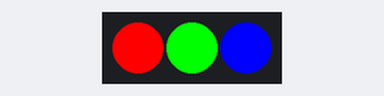
The sketch below on a simulated Arduino Uno, built with avr-gcc and run on an emulated ATmega328P. Shown: 3 RGB LEDs in strip order, left to right.

Above: at 0.2 s.
At 0.7 s:
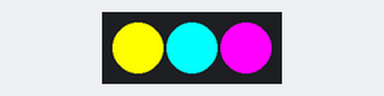
At 2.7 s:
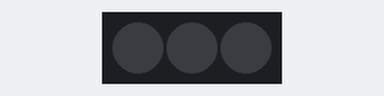
Timing chart, 0 to 3.5 s (numbered marks = the images above):
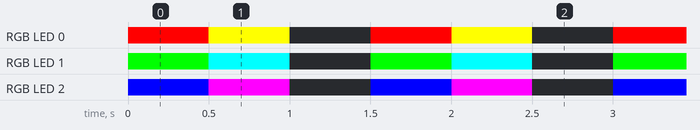

The sketch:

rgb_sequence.ino
```cpp
// Source: PULSAR RP2350 technical wiki, 3-WS2812B-Implementation.md

#include <Adafruit_NeoPixel.h>

#define WS_PIN 1
#define LED_COUNT 3

Adafruit_NeoPixel pixels(LED_COUNT, WS_PIN, NEO_GRB + NEO_KHZ800);

void setup() {
  pixels.begin();
  pixels.clear();
  pixels.show();
}

void loop() {
  pixels.setPixelColor(0, pixels.Color(255, 0, 0));
  pixels.setPixelColor(1, pixels.Color(0, 255, 0));
  pixels.setPixelColor(2, pixels.Color(0, 0, 255));
  pixels.show();
  delay(500);

  pixels.setPixelColor(0, pixels.Color(255, 255, 0));
  pixels.setPixelColor(1, pixels.Color(0, 255, 255));
  pixels.setPixelColor(2, pixels.Color(255, 0, 255));
  pixels.show();
  delay(500);

  pixels.clear();
  pixels.show();
  delay(500);
}
```

Measured:
- by itself, RGB LED 0: repeats every 1.5 s: RGB(255, 255, 0) 0.50 s, off 0.50 s, RGB(255, 0, 0) 0.50 s
- by itself, RGB LED 1: repeats every 1.5 s: RGB(0, 255, 255) 0.50 s, off 0.50 s, RGB(0, 255, 0) 0.50 s
- by itself, RGB LED 2: repeats every 1.5 s: RGB(255, 0, 255) 0.50 s, off 0.50 s, RGB(0, 0, 255) 0.50 s
